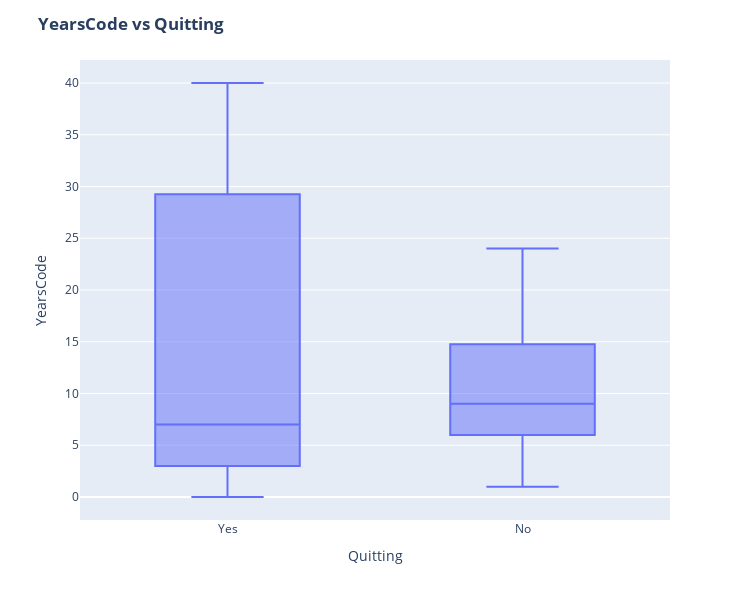

The notebook cell this image was saved under:
### Code cell
fig = px.box(df, x='Quitting', y = 'YearsCode')

# Update yaxis properties
fig.update_yaxes(title_text='YearsCode', row=1, col=1)
# Update xaxis properties
fig.update_xaxes(title_text='Quitting', row=1, col=1)

# Update size and title
fig.update_layout(autosize=True, width=750, height=600,
    title_font=dict(size=25, family='Courier'),
    title='<b>YearsCode vs Quitting</b>',
)

fig.show()

### Figure 1 — Plotly figure (JSON) as saved in the notebook; plotly's stock layout.template omitted (floating-point values rounded to 4 significant figures)
{"data": [{"alignmentgroup": "True", "hovertemplate": "Quitting=%{x}<br>YearsCode=%{y}<extra></extra>", "legendgroup": "", "marker": {"color": "#636efa"}, "name": "", "notched": false, "offsetgroup": "", "orientation": "v", "showlegend": false, "type": "box", "x": ["Yes", "No", "Yes", "No", "No", "Yes", "No", "No", "Yes", "Yes", "No", "No", "No", "No", "No", "No", "No", "Yes", "Yes", "No", "No", "Yes", "No", "Yes", "No", "No", "Yes", "Yes", "Yes", "Yes", "Yes", "No", "No", "No", "No", "No", "Yes", "No", "No", "Yes", "No", "No", "No", "No", "Yes", "No", "Yes", "No", "Yes", "No", "No", "No", "No", "Yes", "No", "Yes", "No", "Yes", "Yes", "No", "No", "No", "No", "No", "No", "Yes", "Yes", "No"], "x0": " ", "xaxis": "x", "y": [0, 14, 20, 8, 15, 3, 1, 6, 37, 5, 12, 12, 22, 11, 4, 7, 13, 36, 2, 1, 5, 25, 10, 40, 16, 10, 4, 20, 27, 24, 3, 8, 6, 16, 12, 19, 2, 24, 20, 3, 4, 15, 6, 4, 7, 6, 40, 7, 3, 4, 15, 6, 4, 7, 6, 40, 7, 37, 5, 10, 15, 20, 13, 6, 9, 24, 5, 9], "y0": " ", "yaxis": "y"}], "layout": {"autosize": true, "boxmode": "group", "height": 600, "legend": {"tracegroupgap": 0}, "margin": {"t": 60}, "title": {"text": "<b>YearsCode vs Quitting</b>"}, "width": 750, "xaxis": {"anchor": "y", "autorange": true, "domain": [0, 1], "range": [-0.5, 1.5], "title": {"text": "Quitting"}, "type": "category"}, "yaxis": {"anchor": "x", "autorange": true, "domain": [0, 1], "range": [-2.222, 42.22], "title": {"text": "YearsCode"}, "type": "linear"}}}
